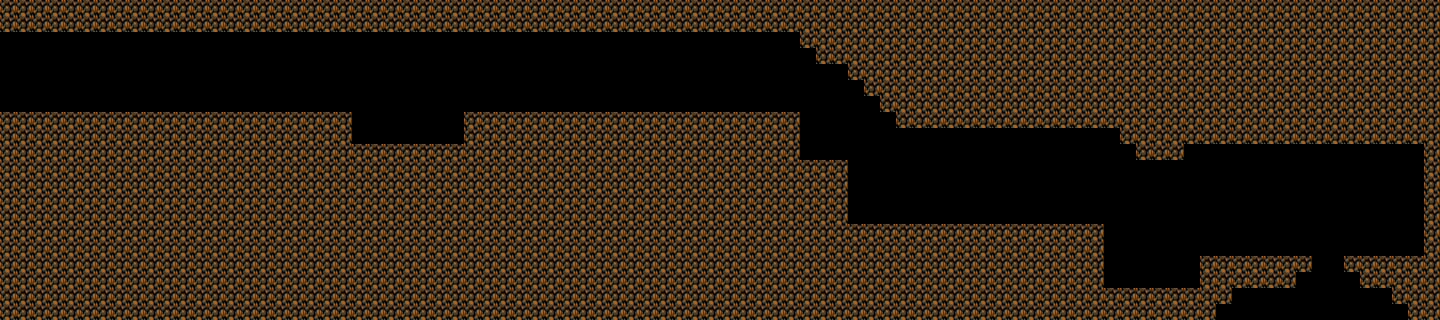

Tiled map render using the project's own tile images. Description and the whole map definition, tile-layer contents included, below:
An orthogonal 90x20 tile map with 16x16 px tiles, 1 tile layer (Ground).

<map version="1.4" tiledversion="1.4.2" orientation="orthogonal" renderorder="right-down" width="90" height="20" tilewidth="16" tileheight="16" infinite="0" nextlayerid="3" nextobjectid="1">
 <editorsettings>
  <export target="LevelTest.json" format="json" />
 </editorsettings>
 <tileset firstgid="1" name="test" tilewidth="16" tileheight="16" tilecount="1" columns="1">
  <image source="test.png" trans="ff00ff" width="16" height="16" />
 </tileset>
 <layer id="2" name="Ground" width="90" height="20">
  <data encoding="csv">
1,1,1,1,1,1,1,1,1,1,1,1,1,1,1,1,1,1,1,1,1,1,1,1,1,1,1,1,1,1,1,1,1,1,1,1,1,1,1,1,1,1,1,1,1,1,1,1,1,1,1,1,1,1,1,1,1,1,1,1,1,1,1,1,1,1,1,1,1,1,1,1,1,1,1,1,1,1,1,1,1,1,1,1,1,1,1,1,1,1,
1,1,1,1,1,1,1,1,1,1,1,1,1,1,1,1,1,1,1,1,1,1,1,1,1,1,1,1,1,1,1,1,1,1,1,1,1,1,1,1,1,1,1,1,1,1,1,1,1,1,1,1,1,1,1,1,1,1,1,1,1,1,1,1,1,1,1,1,1,1,1,1,1,1,1,1,1,1,1,1,1,1,1,1,1,1,1,1,1,1,
0,0,0,0,0,0,0,0,0,0,0,0,0,0,0,0,0,0,0,0,0,0,0,0,0,0,0,0,0,0,0,0,0,0,0,0,0,0,0,0,0,0,0,0,0,0,0,0,0,0,1,1,1,1,1,1,1,1,1,1,1,1,1,1,1,1,1,1,1,1,1,1,1,1,1,1,1,1,1,1,1,1,1,1,1,1,1,1,1,1,
0,0,0,0,0,0,0,0,0,0,0,0,0,0,0,0,0,0,0,0,0,0,0,0,0,0,0,0,0,0,0,0,0,0,0,0,0,0,0,0,0,0,0,0,0,0,0,0,0,0,0,1,1,1,1,1,1,1,1,1,1,1,1,1,1,1,1,1,1,1,1,1,1,1,1,1,1,1,1,1,1,1,1,1,1,1,1,1,1,1,
0,0,0,0,0,0,0,0,0,0,0,0,0,0,0,0,0,0,0,0,0,0,0,0,0,0,0,0,0,0,0,0,0,0,0,0,0,0,0,0,0,0,0,0,0,0,0,0,0,0,0,0,0,1,1,1,1,1,1,1,1,1,1,1,1,1,1,1,1,1,1,1,1,1,1,1,1,1,1,1,1,1,1,1,1,1,1,1,1,1,
0,0,0,0,0,0,0,0,0,0,0,0,0,0,0,0,0,0,0,0,0,0,0,0,0,0,0,0,0,0,0,0,0,0,0,0,0,0,0,0,0,0,0,0,0,0,0,0,0,0,0,0,0,0,1,1,1,1,1,1,1,1,1,1,1,1,1,1,1,1,1,1,1,1,1,1,1,1,1,1,1,1,1,1,1,1,1,1,1,1,
0,0,0,0,0,0,0,0,0,0,0,0,0,0,0,0,0,0,0,0,0,0,0,0,0,0,0,0,0,0,0,0,0,0,0,0,0,0,0,0,0,0,0,0,0,0,0,0,0,0,0,0,0,0,0,1,1,1,1,1,1,1,1,1,1,1,1,1,1,1,1,1,1,1,1,1,1,1,1,1,1,1,1,1,1,1,1,1,1,1,
1,1,1,1,1,1,1,1,1,1,1,1,1,1,1,1,1,1,1,1,1,1,0,0,0,0,0,0,0,1,1,1,1,1,1,1,1,1,1,1,1,1,1,1,1,1,1,1,1,1,0,0,0,0,0,0,1,1,1,1,1,1,1,1,1,1,1,1,1,1,1,1,1,1,1,1,1,1,1,1,1,1,1,1,1,1,1,1,1,1,
1,1,1,1,1,1,1,1,1,1,1,1,1,1,1,1,1,1,1,1,1,1,0,0,0,0,0,0,0,1,1,1,1,1,1,1,1,1,1,1,1,1,1,1,1,1,1,1,1,1,0,0,0,0,0,0,0,0,0,0,0,0,0,0,0,0,0,0,0,0,1,1,1,1,1,1,1,1,1,1,1,1,1,1,1,1,1,1,1,1,
1,1,1,1,1,1,1,1,1,1,1,1,1,1,1,1,1,1,1,1,1,1,1,1,1,1,1,1,1,1,1,1,1,1,1,1,1,1,1,1,1,1,1,1,1,1,1,1,1,1,0,0,0,0,0,0,0,0,0,0,0,0,0,0,0,0,0,0,0,0,0,1,1,1,0,0,0,0,0,0,0,0,0,0,0,0,0,0,0,1,
1,1,1,1,1,1,1,1,1,1,1,1,1,1,1,1,1,1,1,1,1,1,1,1,1,1,1,1,1,1,1,1,1,1,1,1,1,1,1,1,1,1,1,1,1,1,1,1,1,1,1,1,1,0,0,0,0,0,0,0,0,0,0,0,0,0,0,0,0,0,0,0,0,0,0,0,0,0,0,0,0,0,0,0,0,0,0,0,0,1,
1,1,1,1,1,1,1,1,1,1,1,1,1,1,1,1,1,1,1,1,1,1,1,1,1,1,1,1,1,1,1,1,1,1,1,1,1,1,1,1,1,1,1,1,1,1,1,1,1,1,1,1,1,0,0,0,0,0,0,0,0,0,0,0,0,0,0,0,0,0,0,0,0,0,0,0,0,0,0,0,0,0,0,0,0,0,0,0,0,1,
1,1,1,1,1,1,1,1,1,1,1,1,1,1,1,1,1,1,1,1,1,1,1,1,1,1,1,1,1,1,1,1,1,1,1,1,1,1,1,1,1,1,1,1,1,1,1,1,1,1,1,1,1,0,0,0,0,0,0,0,0,0,0,0,0,0,0,0,0,0,0,0,0,0,0,0,0,0,0,0,0,0,0,0,0,0,0,0,0,1,
1,1,1,1,1,1,1,1,1,1,1,1,1,1,1,1,1,1,1,1,1,1,1,1,1,1,1,1,1,1,1,1,1,1,1,1,1,1,1,1,1,1,1,1,1,1,1,1,1,1,1,1,1,0,0,0,0,0,0,0,0,0,0,0,0,0,0,0,0,0,0,0,0,0,0,0,0,0,0,0,0,0,0,0,0,0,0,0,0,1,
1,1,1,1,1,1,1,1,1,1,1,1,1,1,1,1,1,1,1,1,1,1,1,1,1,1,1,1,1,1,1,1,1,1,1,1,1,1,1,1,1,1,1,1,1,1,1,1,1,1,1,1,1,1,1,1,1,1,1,1,1,1,1,1,1,1,1,1,1,0,0,0,0,0,0,0,0,0,0,0,0,0,0,0,0,0,0,0,0,1,
1,1,1,1,1,1,1,1,1,1,1,1,1,1,1,1,1,1,1,1,1,1,1,1,1,1,1,1,1,1,1,1,1,1,1,1,1,1,1,1,1,1,1,1,1,1,1,1,1,1,1,1,1,1,1,1,1,1,1,1,1,1,1,1,1,1,1,1,1,0,0,0,0,0,0,0,0,0,0,0,0,0,0,0,0,0,0,0,0,1,
1,1,1,1,1,1,1,1,1,1,1,1,1,1,1,1,1,1,1,1,1,1,1,1,1,1,1,1,1,1,1,1,1,1,1,1,1,1,1,1,1,1,1,1,1,1,1,1,1,1,1,1,1,1,1,1,1,1,1,1,1,1,1,1,1,1,1,1,1,0,0,0,0,0,0,1,1,1,1,1,1,1,0,0,1,1,1,1,1,1,
1,1,1,1,1,1,1,1,1,1,1,1,1,1,1,1,1,1,1,1,1,1,1,1,1,1,1,1,1,1,1,1,1,1,1,1,1,1,1,1,1,1,1,1,1,1,1,1,1,1,1,1,1,1,1,1,1,1,1,1,1,1,1,1,1,1,1,1,1,0,0,0,0,0,0,1,1,1,1,1,1,0,0,0,0,1,1,1,1,1,
1,1,1,1,1,1,1,1,1,1,1,1,1,1,1,1,1,1,1,1,1,1,1,1,1,1,1,1,1,1,1,1,1,1,1,1,1,1,1,1,1,1,1,1,1,1,1,1,1,1,1,1,1,1,1,1,1,1,1,1,1,1,1,1,1,1,1,1,1,1,1,1,1,1,1,1,1,0,0,0,0,0,0,0,0,0,0,1,1,1,
1,1,1,1,1,1,1,1,1,1,1,1,1,1,1,1,1,1,1,1,1,1,1,1,1,1,1,1,1,1,1,1,1,1,1,1,1,1,1,1,1,1,1,1,1,1,1,1,1,1,1,1,1,1,1,1,1,1,1,1,1,1,1,1,1,1,1,1,1,1,1,1,1,1,1,1,0,0,0,0,0,0,0,0,0,0,0,0,1,1
</data>
 </layer>
</map>